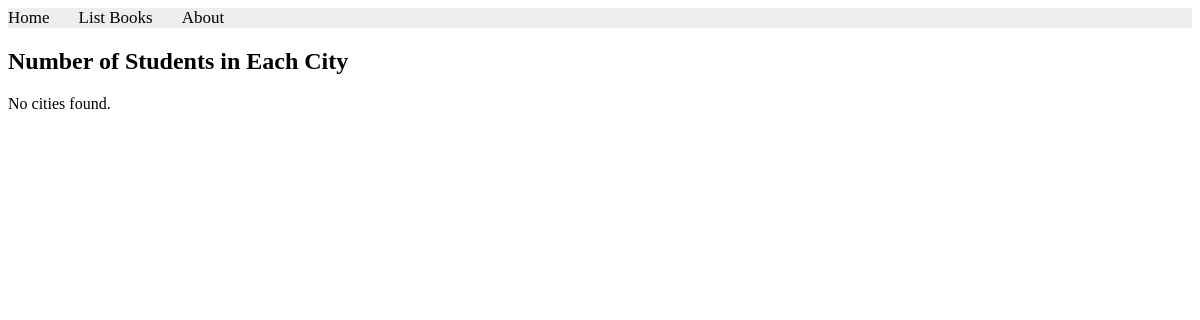
The app's page /books/lab8/task7, older data.
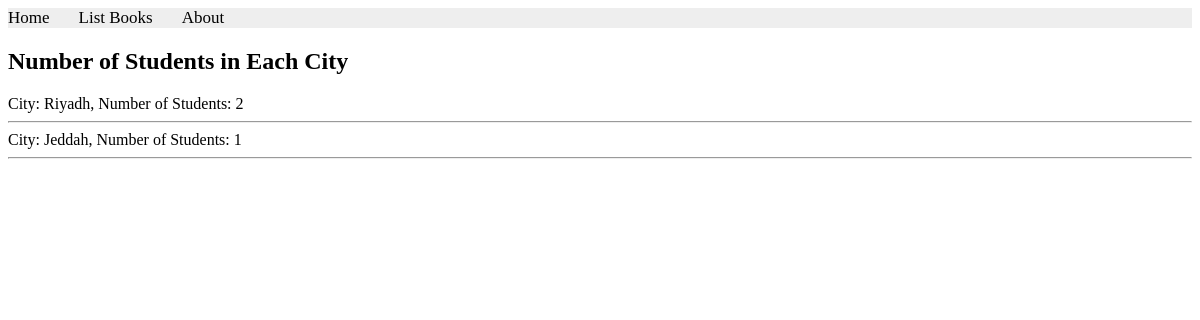
The same page, newer data.
### apps/bookmodule/models.py (models this page shows, shortened)
class Address(models.Model):
    city = models.CharField(max_length=100)

### apps/bookmodule/views.py (the view)
# urls.py: path('lab8/task7', views.lab8_task7),
def lab8_task7(request):
    cities = Address.objects.annotate(student_count=Count('students'))
    return render(request, 'bookmodule/task7.html', {'cities': cities})

### templates/bookmodule/task7.html (shortened to what this page needs)
{% extends "layouts/base.html" %}
{% block content %}
<h2>Number of Students in Each City</h2>
{% if cities %}
    {% for city in cities %}
        City: {{ city.city }}, Number of Students: {{ city.student_count }}
        <hr>
    {% endfor %}
{% else %}
    <p>No cities found.</p>
{% endif %}
{% endblock content %}

Row changes from the older to the newer data that the page shows:
added Address: city "Riyadh", student_count "2"
added Address: city "Jeddah", student_count "1"
Text that changed along with them:
text no longer shown: "No cities found."
